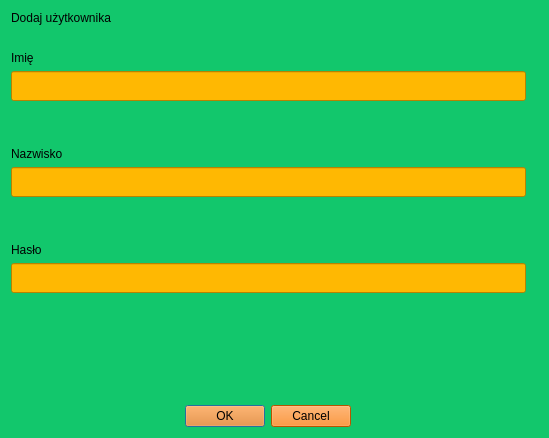
<?xml version="1.0" encoding="UTF-8"?>
<ui version="4.0">
 <class>Dialog</class>
 <widget class="QDialog" name="Dialog">
  <property name="geometry">
   <rect>
    <x>0</x>
    <y>0</y>
    <width>549</width>
    <height>438</height>
   </rect>
  </property>
  <property name="windowTitle">
   <string>Dodaj użytkownika</string>
  </property>
  <property name="styleSheet">
   <string notr="true">background-color: rgb(0, 199, 146);
background-color: rgb(18, 199, 108);</string>
  </property>
  <layout class="QGridLayout" name="gridLayout">
   <item row="10" column="0">
    <spacer name="verticalSpacer">
     <property name="orientation">
      <enum>Qt::Vertical</enum>
     </property>
     <property name="sizeType">
      <enum>QSizePolicy::Expanding</enum>
     </property>
     <property name="sizeHint" stdset="0">
      <size>
       <width>20</width>
       <height>20</height>
      </size>
     </property>
    </spacer>
   </item>
   <item row="4" column="0">
    <spacer name="verticalSpacer_3">
     <property name="orientation">
      <enum>Qt::Vertical</enum>
     </property>
     <property name="sizeType">
      <enum>QSizePolicy::Fixed</enum>
     </property>
     <property name="sizeHint" stdset="0">
      <size>
       <width>20</width>
       <height>20</height>
      </size>
     </property>
    </spacer>
   </item>
   <item row="11" column="0" alignment="Qt::AlignHCenter|Qt::AlignVCenter">
    <widget class="QDialogButtonBox" name="buttonBox">
     <property name="styleSheet">
      <string notr="true">font: 14pt &quot;MS Shell Dlg 2&quot;;
background-color: rgb(255, 119, 0);</string>
     </property>
     <property name="orientation">
      <enum>Qt::Horizontal</enum>
     </property>
     <property name="standardButtons">
      <set>QDialogButtonBox::Cancel|QDialogButtonBox::Ok</set>
     </property>
    </widget>
   </item>
   <item row="7" column="0">
    <spacer name="verticalSpacer_2">
     <property name="orientation">
      <enum>Qt::Vertical</enum>
     </property>
     <property name="sizeType">
      <enum>QSizePolicy::Fixed</enum>
     </property>
     <property name="sizeHint" stdset="0">
      <size>
       <width>20</width>
       <height>20</height>
      </size>
     </property>
    </spacer>
   </item>
   <item row="0" column="0" colspan="3">
    <widget class="QLabel" name="label">
     <property name="styleSheet">
      <string notr="true">font: 75 22pt &quot;MS Shell Dlg 2&quot;;</string>
     </property>
     <property name="text">
      <string>Dodaj użytkownika</string>
     </property>
    </widget>
   </item>
   <item row="2" column="0">
    <layout class="QVBoxLayout" name="verticalLayout">
     <item>
      <widget class="QLabel" name="label_2">
       <property name="styleSheet">
        <string notr="true">font: 75 16pt &quot;MS Shell Dlg 2&quot;;
</string>
       </property>
       <property name="text">
        <string>Imię</string>
       </property>
      </widget>
     </item>
     <item>
      <widget class="QLineEdit" name="name">
       <property name="minimumSize">
        <size>
         <width>0</width>
         <height>30</height>
        </size>
       </property>
       <property name="styleSheet">
        <string notr="true">font: 14pt &quot;MS Shell Dlg 2&quot;;
background-color: rgb(255, 184, 2);</string>
       </property>
      </widget>
     </item>
    </layout>
   </item>
   <item row="5" column="0">
    <layout class="QVBoxLayout" name="verticalLayout_2">
     <item>
      <widget class="QLabel" name="label_3">
       <property name="styleSheet">
        <string notr="true">font: 75 16pt &quot;MS Shell Dlg 2&quot;;</string>
       </property>
       <property name="text">
        <string>Nazwisko</string>
       </property>
      </widget>
     </item>
     <item>
      <widget class="QLineEdit" name="surname">
       <property name="minimumSize">
        <size>
         <width>0</width>
         <height>30</height>
        </size>
       </property>
       <property name="styleSheet">
        <string notr="true">font: 14pt &quot;MS Shell Dlg 2&quot;;
background-color: rgb(255, 184, 2);</string>
       </property>
      </widget>
     </item>
    </layout>
   </item>
   <item row="9" column="0">
    <layout class="QVBoxLayout" name="verticalLayout_3">
     <item>
      <widget class="QLabel" name="label_4">
       <property name="styleSheet">
        <string notr="true">font: 75 16pt &quot;MS Shell Dlg 2&quot;;</string>
       </property>
       <property name="text">
        <string>Hasło</string>
       </property>
      </widget>
     </item>
     <item>
      <widget class="QLineEdit" name="password">
       <property name="minimumSize">
        <size>
         <width>0</width>
         <height>30</height>
        </size>
       </property>
       <property name="styleSheet">
        <string notr="true">font: 14pt &quot;MS Shell Dlg 2&quot;;
background-color: rgb(255, 184, 2);</string>
       </property>
       <property name="echoMode">
        <enum>QLineEdit::Password</enum>
       </property>
      </widget>
     </item>
     <item>
      <widget class="QLabel" name="empty_password_error">
       <property name="text">
        <string/>
       </property>
      </widget>
     </item>
    </layout>
   </item>
   <item row="1" column="0">
    <spacer name="verticalSpacer_4">
     <property name="orientation">
      <enum>Qt::Vertical</enum>
     </property>
     <property name="sizeType">
      <enum>QSizePolicy::Fixed</enum>
     </property>
     <property name="sizeHint" stdset="0">
      <size>
       <width>20</width>
       <height>20</height>
      </size>
     </property>
    </spacer>
   </item>
   <item row="3" column="0">
    <widget class="QLabel" name="empty_name_error">
     <property name="text">
      <string/>
     </property>
     <property name="textFormat">
      <enum>Qt::RichText</enum>
     </property>
    </widget>
   </item>
   <item row="6" column="0">
    <widget class="QLabel" name="empty_surname_error">
     <property name="text">
      <string/>
     </property>
    </widget>
   </item>
  </layout>
 </widget>
 <resources/>
 <connections>
  <connection>
   <sender>buttonBox</sender>
   <signal>accepted()</signal>
   <receiver>Dialog</receiver>
   <slot>accept()</slot>
   <hints>
    <hint type="sourcelabel">
     <x>248</x>
     <y>254</y>
    </hint>
    <hint type="destinationlabel">
     <x>157</x>
     <y>274</y>
    </hint>
   </hints>
  </connection>
  <connection>
   <sender>buttonBox</sender>
   <signal>rejected()</signal>
   <receiver>Dialog</receiver>
   <slot>reject()</slot>
   <hints>
    <hint type="sourcelabel">
     <x>316</x>
     <y>260</y>
    </hint>
    <hint type="destinationlabel">
     <x>286</x>
     <y>274</y>
    </hint>
   </hints>
  </connection>
 </connections>
</ui>
